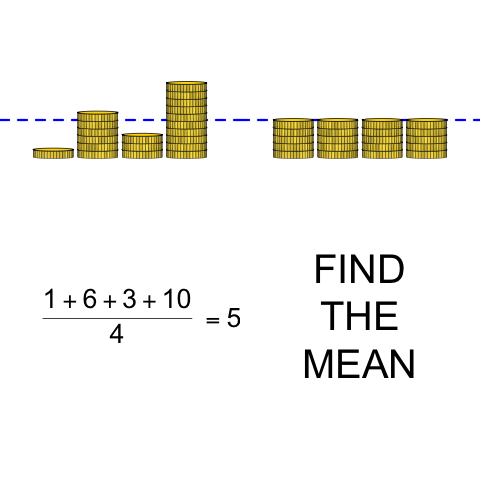

Generate this figure with R:
png("mean_graphic.png")

x = c(1,6,3,10)
y = x-5

par(mar=c(0,0,0,0),mfrow=c(2,2))
plot(0,0,"n",xlim=c(0,5),ylim=c(-10,20),axes=F,ann=F)
th = seq(0,2*pi,pi/100)
zf = 0.2
xf = 0.45
abline(h=5,col="blue",lty=2,lwd=3)
for(i in 1:4){
    for(j in 1:x[i]){
        th2 = c(pi,seq(pi+runif(1,0,pi/80),2*pi,pi/20),2*pi)
        for(k in 1:(length(th2)-1)){
            x1 = i+xf*cos(th2[k])
            x2 = i+xf*cos(th2[k+1])
            z1 = j+zf*sin(th2[k])
            z2 = j+zf*sin(th2[k+1])
            cv = runif(1,0.8,1)
            polygon(c(x1,x2,x2,x1),c(z1,z2,z2-1,z1-1),lwd=0.5,col=hsv(0.14,0.7,cv))
        }
    polygon(i+xf*cos(th),j+zf*sin(th),col="gold")
    }
}

x = c(5,5,5,5)
plot(0,0,"n",xlim=c(0,5),ylim=c(-10,20),axes=F,ann=F)
th = seq(0,2*pi,pi/100)
zf = 0.2
xf = 0.45
abline(h=5,col="blue",lty=2,lwd=3)
for(i in 1:4){
    for(j in 1:x[i]){
        th2 = c(pi,seq(pi+runif(1,0,pi/80),2*pi,pi/20),2*pi)
        for(k in 1:(length(th2)-1)){
            x1 = i+xf*cos(th2[k])
            x2 = i+xf*cos(th2[k+1])
            z1 = j+zf*sin(th2[k])
            z2 = j+zf*sin(th2[k+1])
            cv = runif(1,0.8,1)
            polygon(c(x1,x2,x2,x1),c(z1,z2,z2-1,z1-1),lwd=0.5,col=hsv(0.14,0.7,cv))
        }
        polygon(i+xf*cos(th),j+zf*sin(th),col="gold")
    }
}

library(latex2exp)

plot(0,0,"n",xlim=c(0,1),ylim=c(0,1),axes=F,ann=F)
text(0.6,0.7,TeX("$\\frac{1+6+3+10}{4}=5$"),cex=2.7)
abline(v=1.1,lwd=5)


plot(0,0,"n",xlim=c(0,1),ylim=c(0,1),axes=F,ann=F)
text(0.5,0.7,"FIND\nTHE\nMEAN",cex=4)
abline(v=1.1,lwd=5)


dev.off()

